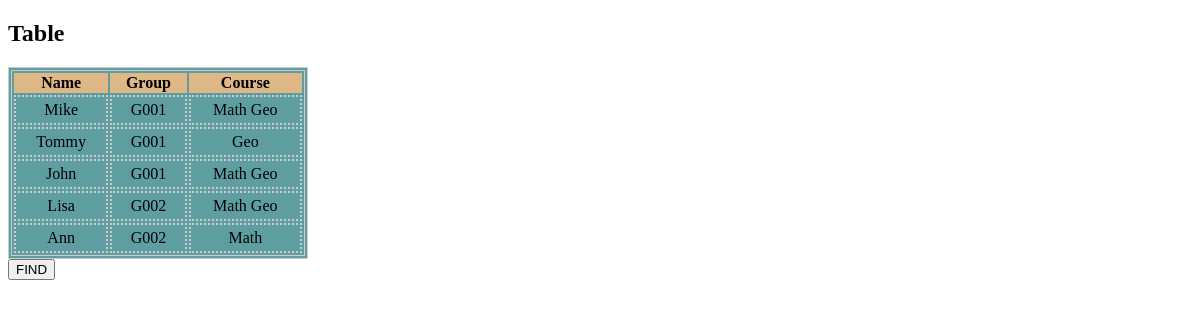
/table/2, run on the app's committed database.
### new_Lesson_8/models.py (models this page shows, shortened)
class Student(m.Model):
    name = m.CharField(max_length=50)
    group = m.CharField(max_length=4)
    course = m.ManyToManyField(Course)  # В Database создаёт третью таблицу

### new_Lesson_8/views.py (the view)
# urls.py: path('table/2', views.table2, name='sv2'),
def table2(request):
    base = Student.objects.all()
    form = ''
    database = []
    for i in base:
        temp = i.course.all()
        courses = ''
        for t in temp:
            courses += t.title + ' '
        database.append([i.name, i.group, courses])
    title = ['Name', 'Group', 'Course']
    context = {'table': database, 'title': title, 'form': form}
    return render(request, 'findTable.html', context=context)

### templates/findTable.html (shortened to what this page needs)
<!DOCTYPE html>
{% load static %}
<html lang="en">
<head>
    <link rel="stylesheet" href="{% static 'css/style.css' %}">
</head>
    <body>
    <h2>Table</h2>
        <table>
            <tr>
                {% for t in title %}
                    <th>{{ t }}</th>
                {% endfor %}
            </tr>
            {% for t in table %}
            <tr>
                {% for one in t %}
                <td>{{ one }}</td>
                {% endfor %}
            </tr>
            {% endfor %}
        </table>
    <form action="" method="post">
        <input type="submit" value="FIND">
    </form>
    </body>
</html>

### new_Lesson_8/static/css/style.css (style rules this page uses)
table { border: 4px double #ccc; width: 300px; background:cadetblue; text-align: center; }
table td { border: 2px dotted #ccc; padding: 4px 10px; }
table tr th { background: burlywood; }

### data on the page
Student: t "Mike" "G001"
Student: t "Tommy" "G001"
Student: t "John" "G001"
Student: t "Lisa" "G002"
Student: t "Ann" "G002"

### other printed values
{{ t }} "Name" "Group" "Course"
{{ one }} "Math Geo" "Geo" "Math Geo" "Math Geo" "Math"
